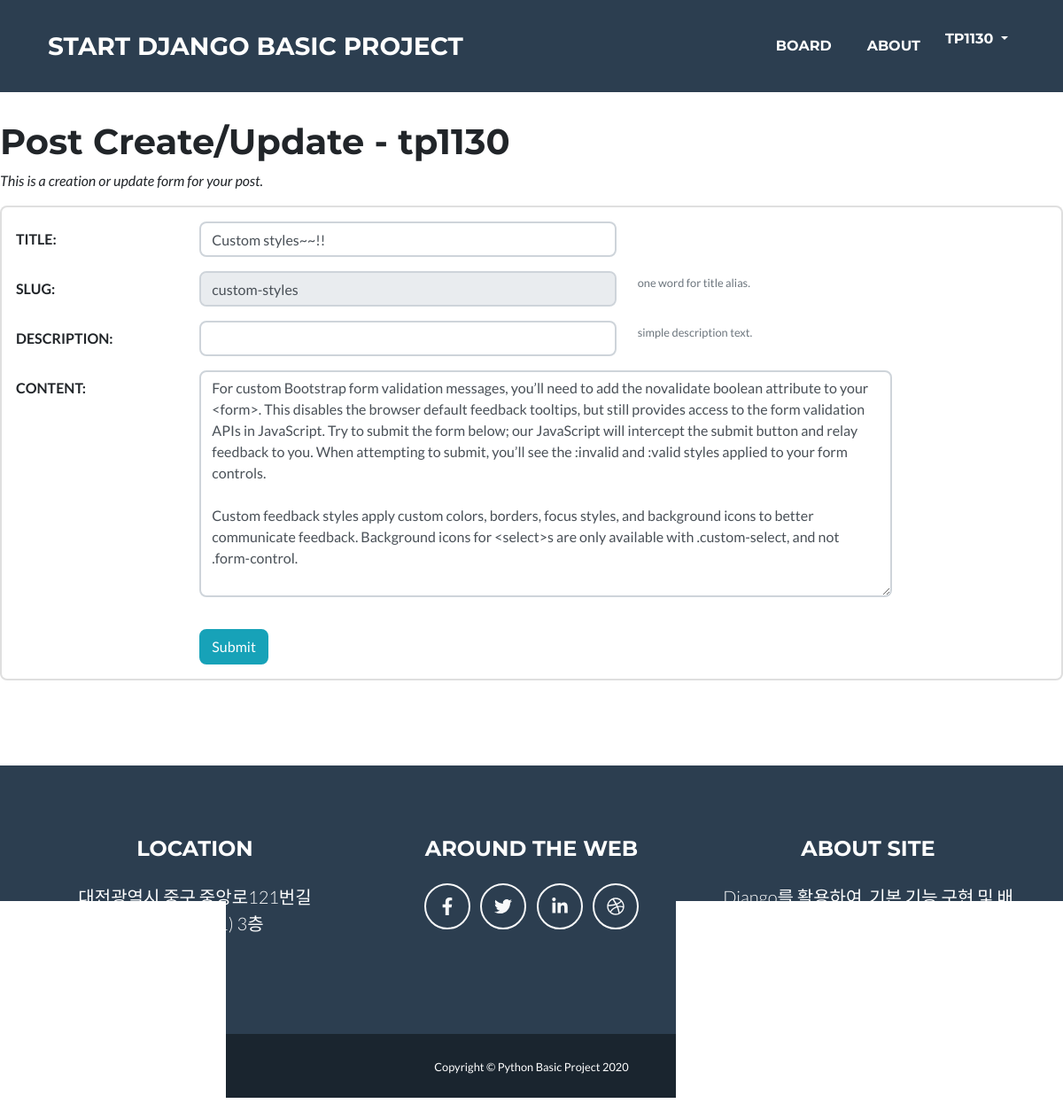
/board/9/update/ (signed in), run on the app's committed database.
### board/models.py (models this page shows, shortened)
class Post(models.Model):
    title = models.CharField(verbose_name='TITLE', max_length=50)
    slug = models.SlugField('SLUG', unique=True, allow_unicode=True, help_text='one word for title alias.')
    description = models.CharField('DESCRIPTION', max_length=100, blank=True, help_text='simple description text.')
    content = models.TextField('CONTENT')
    create_dt = models.DateTimeField('CREATE DATE', auto_now_add=True)
    modify_dt = models.DateTimeField('MODIFY DATE', auto_now=True)
    owner = models.ForeignKey(User, on_delete=models.CASCADE, verbose_name='OWNER', blank=True, null=True)
    class Meta:
        verbose_name = 'post'
        verbose_name_plural = 'posts'
        db_table = 'board_posts'
        ordering = ('-modify_dt',)

### board/views.py (the view)
# urls.py: path('<int:pk>/update/', views.PostUpdateView.as_view(), name="update"),
class PostUpdateView(OwnerOnlyMixin, UpdateView):
    model = Post
    fields = ['title', 'slug', 'description', 'content']
    success_url = reverse_lazy('board:index')

### board/templates/board/post_form.html (shortened to what this page needs)
{% extends "base.html" %}
{% load widget_tweaks %}
{% block main %}
<main class="page-section" style="margin-top:40px">
    <h1>Post Create/Update - {{user}}</h1>
    <p class="font-italic">This is a creation or update form for your post.</p>
    <form action="." method="post" class="card pt-3">{% csrf_token %}
        <div class="form-group row">
            {{ form.title|add_label_class:"col-form-label col-sm-2 ml-3 font-weight-bold" }}
            <div class="col-sm-5">
                {{ form.title|add_class:"form-control"|attr:"autofocus" }}
            </div>
        </div>
        <div class="form-group row">
            {{ form.slug|add_label_class:"col-form-label col-sm-2 ml-3 font-weight-bold" }}
            <div class="col-sm-5">
                {{ form.slug|add_class:"form-control"|attr:"readonly" }}
            </div>
            <small class="form-text text-muted">{{ form.slug.help_text }}</small>
        </div>
        <div class="form-group row">
            {{ form.description|add_label_class:"col-form-label col-sm-2 ml-3 font-weight-bold" }}
            <div class="col-sm-5">
                {{ form.description|add_class:"form-control" }}
            </div>
            <small class="form-text text-muted">{{ form.description.help_text }}</small>
        </div>
        <div class="form-group row">
            {{ form.content|add_label_class:"col-form-label col-sm-2 ml-3 font-weight-bold" }}
            <div class="col-sm-8">
                {{ form.content|add_class:"form-control" }}
            </div>
        </div>
        <div class="form-group row">
            <div class="col-sm-5">
            </div>
        </div>
        <div class="form-group">
            <div class="offset-sm-2 col-sm-5">
                <input type="submit" value="Submit" class="btn btn-info"/>
            </div>
        </div>
    </form>
</main>
{% endblock %}

### templates/base.html (shortened to what this page needs)
<!DOCTYPE html>
{% load static %}
{% load widget_tweaks %}
<html lang="ko">
    <head>
        <link href="{% static 'css/styles.css' %}" rel="stylesheet" />
    </head>
    <body id="page-top">
        <nav class="navbar navbar-expand-lg bg-secondary text-uppercase fixed-top" id="mainNav">
            <div class="container">
                <a class="navbar-brand js-scroll-trigger" href="{% url 'home' %}">Start Django Basic Project</a>
                <div class="collapse navbar-collapse" id="navbarResponsive">
                    <ul class="navbar-nav ml-auto">
                        <li class="nav-item mx-0 mx-lg-1"><a class="nav-link py-3 px-0 px-lg-3 rounded js-scroll-trigger" href="{% url 'board:index' %}">Board</a></li>
                        <li class="nav-item mx-0 mx-lg-1"><a class="nav-link py-3 px-0 px-lg-3 rounded js-scroll-trigger" href="#about">About</a></li>
                        <li class="nav-item dropdown">
                         {% if user.is_active %}
                            <a class="nav-link dropdown-toggle" href="#" id="DropdownMenuLinkA" role="button" data-toggle="dropdown" aria-haspopup="true" aria-expanded="false">
                                {% firstof user.get_short_name user.get_username %}
                            </a>
                         {% endif %}
                        </li>
                    </ul>
                </div>
            </div>
        </nav>
        {% block main %}{% endblock %}
        <footer class="footer text-center">
            <div class="container">
                <div class="row">
                    <div class="col-lg-4 mb-5 mb-lg-0">
                        <h4 class="text-uppercase mb-4">Location</h4>
                        <p class="lead mb-0">
                            대전광역시 중구 중앙로121번길
                            <br />
                            20 (선화동 41) 3층
                        </p>
                    </div>
                    <div class="col-lg-4 mb-5 mb-lg-0">
                        <h4 class="text-uppercase mb-4">Around the Web</h4>
                        <a class="btn btn-outline-light btn-social mx-1" href="#!"><i class="fab fa-fw fa-facebook-f"></i></a>
                        <a class="btn btn-outline-light btn-social mx-1" href="#!"><i class="fab fa-fw fa-twitter"></i></a>
                        <a class="btn btn-outline-light btn-social mx-1" href="#!"><i class="fab fa-fw fa-linkedin-in"></i></a>
                        <a class="btn btn-outline-light btn-social mx-1" href="#!"><i class="fab fa-fw fa-dribbble"></i></a>
                    </div>
                    <div class="col-lg-4">
                        <h4 class="text-uppercase mb-4">About Site</h4>
                        <p class="lead mb-0">
                           Django를 활용하여, 기본 기능 구현 및 배포를 연습하기 위한 사이트 입니다.
                            <a href="http://www.tjvision.co.kr">비젼직업전문학교</a>
                        </p>
                    </div>
                </div>
            </div>
        </footer>
        <div class="copyright py-4 text-center text-white">
            <div class="container"><small>Copyright © Python Basic Project 2020</small></div>
        </div>
        <br>
    </body>
</html>

### data on the page
Post: title|add_label_class "TITLE:", title "Custom styles~~!!", slug|add_label_class "SLUG:", slug "custom-styles", description|add_label_class "DESCRIPTION:", content|add_label_class "CONTENT:", content "For custom Bootstrap form validation messages, you’ll need to add the novalidate boolean attribute to your <form>. This disables the browser default feedback tooltips, but still provides access to the form validation APIs in JavaScript. Try to submit the form below; our JavaScript will intercept the submit button and relay feedback to you. When attempting to submit, you’ll see the :invalid and :valid styles applied to your form controls. Custom feedback styles apply custom colors, borders, focus styles, and background icons to better communicate feedback. Background icons for <select>s are only available with .custom-select, and not .form-control."

### other printed values
{{ user }} "tp1130"
